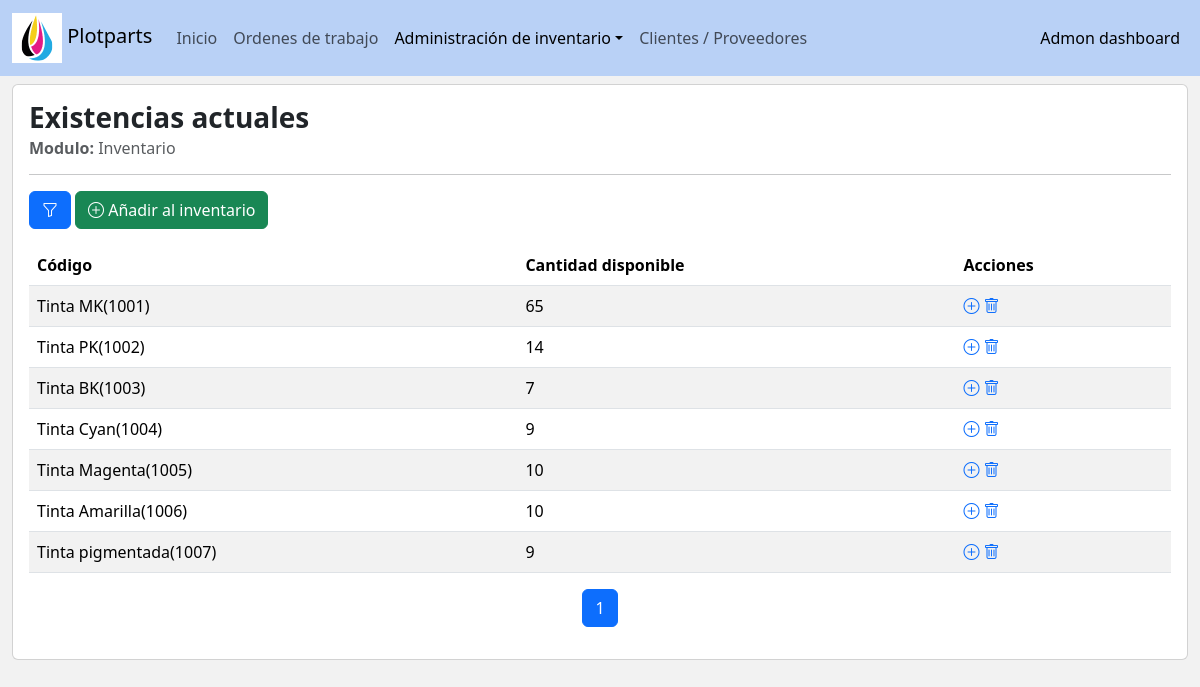
Screenshot of /inventory/grid/ with the database file from the repository.
### inventory/models.py (models this page shows, shortened)
class Inventory(models.Model):
    code = models.ForeignKey(verbose_name='Código', to=InventoryCodes, on_delete=models.PROTECT)
    available_quantity = models.IntegerField(verbose_name='Cantidad disponible', default=0, blank=True)
    extra_info = models.TextField(verbose_name='Información adicional', blank=True, null=True)
    status = models.IntegerField(verbose_name='Estado',choices=Status.choices, default=Status.enable)
    createtime = models.DateTimeField(verbose_name='Fecha/hora de creación', auto_now_add=True)
    updatetime = models.DateTimeField(verbose_name='Fecha/hora de modificación', auto_now=True)
    class Meta:
        verbose_name = "Existencias actuales"
        verbose_name_plural = "Existencias actuales"
        ordering = ['code']

class InventoryCodes(models.Model):
    code = models.CharField(verbose_name='Código', max_length=50, unique=True)
    name = models.CharField(verbose_name='Nombre', max_length=100)
    category = models.ForeignKey(to=InventoryCategory, verbose_name='Categoría', on_delete = models.PROTECT, default=2)
    supplier = models.ForeignKey(to=Asset, verbose_name='Proovedor', on_delete = models.PROTECT)
    inbound_price = models.FloatField(verbose_name='Precio venta', default=0)
    outbound_price = models.FloatField(verbose_name='Precio compra', default=0)
    extra_info = models.TextField(verbose_name='Información adicional')
    related_image = models.ImageField(verbose_name='Imagen de referencia', upload_to=get_inventory_imagePath, default='default/default.png')
    status = models.IntegerField(verbose_name='Estado',choices=Status.choices, default=Status.enable)
    createtime = models.DateTimeField(verbose_name='Fecha/hora de creación', auto_now_add=True)
    updatetime = models.DateTimeField(verbose_name='Fecha/hora de modificación', auto_now=True)
    class Meta:
        verbose_name = "Códigos de inventario"
        verbose_name_plural = "Códigos de inventario"
        ordering = ['code']
    def __str__(self):
        return f'{self.name}({self.code})'

### inventory/views.py (the view, shortened to what this page needs)
class InventoryListView(ListView):
    model = Inventory
    template_name = "inventory/inventory_grid.html"
    context_object_name = 'inventory'
    paginate_by = 10
    def get_context_data(self, **kwargs):
        context = super().get_context_data(**kwargs)
        context['InventoryFilterForm'] = InventoryFilterForm(self.request.GET)
        context['active_link'] = 'inventory'
        context['dropdown_menu'] = True
        return context
    def get_queryset(self):
        queryset = Inventory.objects.filter(status=1)
        return queryset

### core/templatetags/utils.py (called while the page is built)
@register.filter(name='setValidationClass')
def setValidationClass(input):
    bootstrap_class = ''
    if input.help_text == 'filter_option':
        if input.errors:
            bootstrap_class = 'is-invalid'
    else:
        if (input.data != None) and (input.data != []) :
            if input.errors:
                bootstrap_class = 'is-invalid'
            else:
                bootstrap_class = 'is-valid'
    return input.as_widget(attrs={'class':'form-control '+ bootstrap_class})

@register.simple_tag(takes_context=True)
def querystring_without_page(context):
    request = context['request']
    querydict = request.GET.copy()
    querydict.pop('page',None)
    clean_querydict = {k: v for k, v in querydict.items() if v.strip() != ''}
    return '&'.join([f'{k}={v}' for k,v in clean_querydict.items()])

### inventory/templates/inventory/inventory_grid.html (shortened to what this page needs)
{% extends 'base_adminv2.html' %}
{% load humanize %}
{% load utils %}
{% block body %}
    <div class='row'>
        <div class="col-lg-12">
            <div class="card">
                <div class="card-body">
                    <h3 class='card-title'><strong>Existencias actuales</strong></h3>
                    <h6 class="card-subtitle mb-2 text-muted"> <strong>Modulo:</strong> Inventario</h6>
                    <hr>
                    <div class="col-lg-12">
                        <p class="d-inline-flex gap-1">
                            <button class="btn btn-primary" type="button" data-bs-toggle="collapse" data-bs-target="#filterBox" aria-expanded="false" aria-controls="filterBox" title="Filtrar"><i class="bi bi-funnel"></i></button>
                            <a href='{% url "inventory:create" %}' class="btn btn-success"><i class="bi bi-plus-circle"></i> Añadir al inventario</a>
                        </p>
                    </div>
                    <div class="col-lg-12">
                        <div class="table-responsive">
                            <table class="table table-striped table-hover">
                                <thead>
                                <tr>
                                    <th scope="col">Código</th>
                                    <th scope="col">Cantidad disponible</th>
                                    <th scope="col">Acciones</th>
                                </tr>
                                </thead>
                                <tbody>
                                    {% if inventory|length > 0 %}
                                        {% for item in inventory %}
                                            <tr>
                                                <td>{{item.code}}</td>
                                                <td>{{item.available_quantity}}</td>
                                                <td>
                                                    <span><a href="{% url 'inventory:inventory_in' item.id %}" title='Añadir existencia'><i class="bi bi-plus-circle"></i></a></span>
                                                    <span><a href="{% url 'inventory:delete' item.id %}" title='Eliminar'><i class="bi bi-trash"></i></a></span>
                                                </td>
                                            </tr>
                                        {% endfor %}
                                        {% else %}
                                                <tr>
                                                    <td colspan='3' class='text-center fw-bold'>Resultados no encontrados...</td>
                                                </tr>
                                        {% endif %}
                                </tbody>
                            </table>
                        </div>
                    </div>
                    {% include 'pagination.html' %}
                </div>
            </div>
        </div>
    </div>
{% endblock body %}

### templates/base_adminv2.html (style rules this page uses)
body { background-color:#f2f2f2; }

### rows the page displays
Inventory: code "Tinta MK(1001)", available_quantity "65"
Inventory: code "Tinta PK(1002)", available_quantity "14"
Inventory: code "Tinta BK(1003)", available_quantity "7"
Inventory: code "Tinta Cyan(1004)", available_quantity "9"
Inventory: code "Tinta Magenta(1005)", available_quantity "10"
Inventory: code "Tinta Amarilla(1006)", available_quantity "10"
Inventory: code "Tinta pigmentada(1007)", available_quantity "9"

### other values shown
{{ num }} "1"
